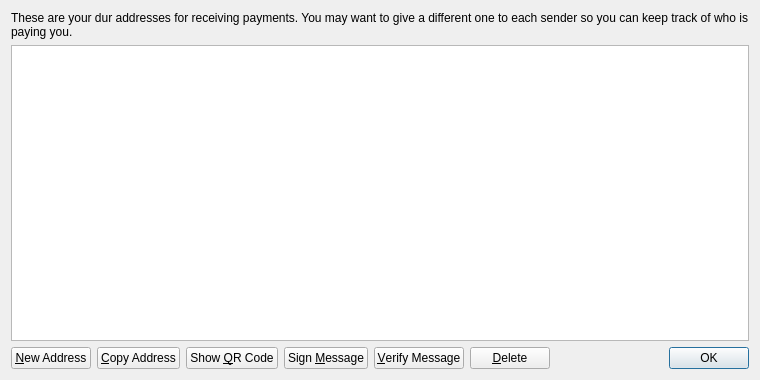
<?xml version="1.0" encoding="UTF-8"?>
<ui version="4.0">
 <class>AddressBookPage</class>
 <widget class="QWidget" name="AddressBookPage">
  <property name="geometry">
   <rect>
    <x>0</x>
    <y>0</y>
    <width>760</width>
    <height>380</height>
   </rect>
  </property>
  <property name="windowTitle">
   <string>Address Book</string>
  </property>
  <layout class="QVBoxLayout" name="verticalLayout">
   <item>
    <widget class="QLabel" name="labelExplanation">
     <property name="text">
      <string>These are your dur addresses for receiving payments. You may want to give a different one to each sender so you can keep track of who is paying you.</string>
     </property>
     <property name="textFormat">
      <enum>Qt::PlainText</enum>
     </property>
     <property name="wordWrap">
      <bool>true</bool>
     </property>
    </widget>
   </item>
   <item>
    <widget class="QTableView" name="tableView">
     <property name="contextMenuPolicy">
      <enum>Qt::CustomContextMenu</enum>
     </property>
     <property name="toolTip">
      <string>Double-click to edit address or label</string>
     </property>
     <property name="tabKeyNavigation">
      <bool>false</bool>
     </property>
     <property name="alternatingRowColors">
      <bool>true</bool>
     </property>
     <property name="selectionMode">
      <enum>QAbstractItemView::SingleSelection</enum>
     </property>
     <property name="selectionBehavior">
      <enum>QAbstractItemView::SelectRows</enum>
     </property>
     <property name="sortingEnabled">
      <bool>true</bool>
     </property>
     <attribute name="verticalHeaderVisible">
      <bool>false</bool>
     </attribute>
    </widget>
   </item>
   <item>
    <layout class="QHBoxLayout" name="horizontalLayout">
     <item>
      <widget class="QPushButton" name="newAddressButton">
       <property name="toolTip">
        <string>Create a new address</string>
       </property>
       <property name="text">
        <string>&amp;New Address</string>
       </property>
       <property name="icon">
        <iconset resource="../bitcoin.qrc">
         <normaloff>:/icons/add</normaloff>:/icons/add</iconset>
       </property>
      </widget>
     </item>
     <item>
      <widget class="QPushButton" name="copyToClipboard">
       <property name="toolTip">
        <string>Copy the currently selected address to the system clipboard</string>
       </property>
       <property name="text">
        <string>&amp;Copy Address</string>
       </property>
       <property name="icon">
        <iconset resource="../bitcoin.qrc">
         <normaloff>:/icons/editcopy</normaloff>:/icons/editcopy</iconset>
       </property>
      </widget>
     </item>
     <item>
      <widget class="QPushButton" name="showQRCode">
       <property name="text">
        <string>Show &amp;QR Code</string>
       </property>
       <property name="icon">
        <iconset resource="../bitcoin.qrc">
         <normaloff>:/icons/qrcode</normaloff>:/icons/qrcode</iconset>
       </property>
      </widget>
     </item>
     <item>
      <widget class="QPushButton" name="signMessage">
       <property name="toolTip">
        <string>Sign a message to prove you own a dur address</string>
       </property>
       <property name="text">
        <string>Sign &amp;Message</string>
       </property>
       <property name="icon">
        <iconset resource="../bitcoin.qrc">
         <normaloff>:/icons/edit</normaloff>:/icons/edit</iconset>
       </property>
      </widget>
     </item>
     <item>
      <widget class="QPushButton" name="verifyMessage">
       <property name="toolTip">
        <string>Verify a message to ensure it was signed with a specified dur address</string>
       </property>
       <property name="text">
        <string>&amp;Verify Message</string>
       </property>
       <property name="icon">
        <iconset resource="../bitcoin.qrc">
         <normaloff>:/icons/transaction_0</normaloff>:/icons/transaction_0</iconset>
       </property>
      </widget>
     </item>
     <item>
      <widget class="QPushButton" name="deleteButton">
       <property name="toolTip">
        <string>Delete the currently selected address from the list</string>
       </property>
       <property name="text">
        <string>&amp;Delete</string>
       </property>
       <property name="icon">
        <iconset resource="../bitcoin.qrc">
         <normaloff>:/icons/remove</normaloff>:/icons/remove</iconset>
       </property>
      </widget>
     </item>
     <item>
      <spacer name="horizontalSpacer">
       <property name="orientation">
        <enum>Qt::Horizontal</enum>
       </property>
       <property name="sizeHint" stdset="0">
        <size>
         <width>40</width>
         <height>20</height>
        </size>
       </property>
      </spacer>
     </item>
     <item>
      <widget class="QDialogButtonBox" name="buttonBox">
       <property name="sizePolicy">
        <sizepolicy hsizetype="Maximum" vsizetype="Fixed">
         <horstretch>0</horstretch>
         <verstretch>0</verstretch>
        </sizepolicy>
       </property>
       <property name="standardButtons">
        <set>QDialogButtonBox::Ok</set>
       </property>
      </widget>
     </item>
    </layout>
   </item>
  </layout>
 </widget>
 <resources>
  <include location="../bitcoin.qrc"/>
 </resources>
 <connections/>
</ui>
